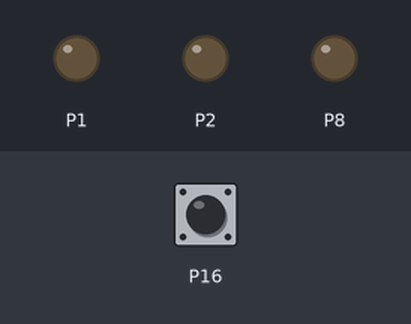
Bench run of a program on a simulated BBC micro:bit (MakeCode). Shown: output pins drawn as LEDs (lit = HIGH). The inputs (shaded band) are chosen by the test bench; at power-on: P16 LOW.

Above: at 1.2 s.
1.3 s: P16 pulled HIGH for 0.15 s
At 2.5 s:
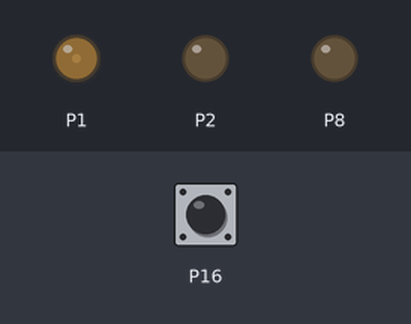
2.9 s: P16 pulled HIGH for 1 s
At 3.8 s:
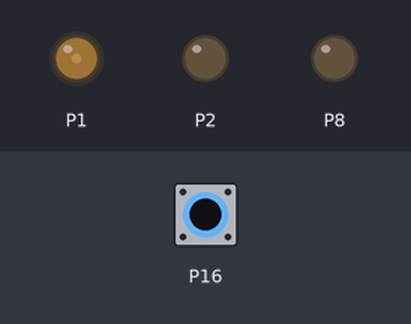
5.4 s: P16 pulled HIGH for 0.15 s
At 6.0 s:
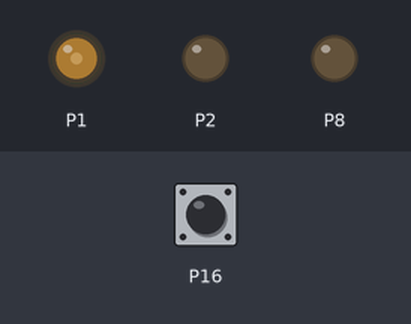
7.0 s: P16 pulsed HIGH 5 times (0.12 s each, 0.3 s apart)
At 9.6 s:
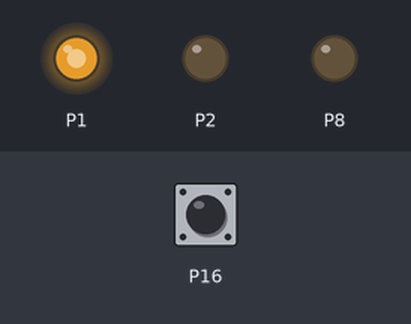
10.0 s: P16 pulsed HIGH 2 times (0.12 s each, 0.3 s apart)
At 10.6 s:
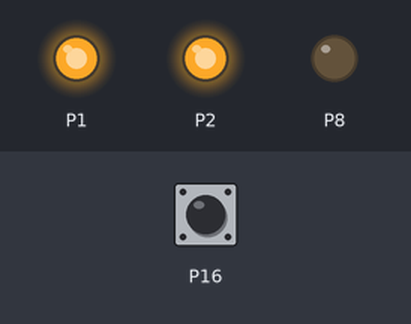
12.1 s: P16 pulled HIGH for 3.2 s
At 13.4 s:
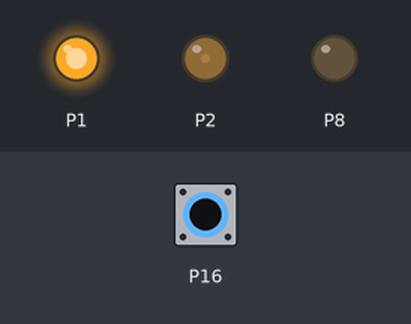
Timing chart, 0 to 15.1 s (numbered marks = the images above; inputs shaded):
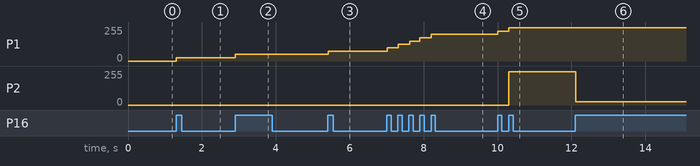

Measured:
- after the input at 1.3 s, P1: 0/255 → 25/255 at once
- after the input at 2.9 s, P1: 25/255 → 50/255 at once
- after the input at 5.4 s, P1: 50/255 → 75/255 at once
- after the input at 7.0 s, P1: moves from 75/255 to 199/255 over 1.2 s, starting at once
- after the input at 10.0 s, P1: 199/255 → 224/255 at once, → 249/255 0.30 s later; P2: 0/255 → 249/255 after 0.31 s
- after the input at 12.1 s, P2: 249/255 → 25/255 at once

The program:

main.ts
```typescript
let lumiere = 0
let état_actuel = 0
let état_passé = 0
basic.forever(function () {
    état_actuel = pins.digitalReadPin(DigitalPin.P16)
    if (état_actuel != état_passé && état_actuel == 1) {
        lumiere += 100
    }
    état_passé = état_actuel
    if (lumiere >= 0 && lumiere < 1000) {
        pins.analogWritePin(AnalogPin.P1, lumiere)
        pins.analogWritePin(AnalogPin.P2, 0)
        pins.analogWritePin(AnalogPin.P8, 0)
    } else if (lumiere > 1000 && lumiere < 2000) {
        pins.analogWritePin(AnalogPin.P1, lumiere)
        pins.analogWritePin(AnalogPin.P2, lumiere - 1000)
        pins.analogWritePin(AnalogPin.P8, 0)
    } else {
        pins.analogWritePin(AnalogPin.P1, lumiere)
        pins.analogWritePin(AnalogPin.P2, lumiere)
        pins.analogWritePin(AnalogPin.P8, lumiere - 1000)
    }
    if (lumiere >= 3000) {
        lumiere = 0
    }
})
basic.forever(function () {

})
```

test.ts
```typescript
// les tests vont ici ; cela ne sera pas compilé si ce paquet est utilisé en tant qu'extension.
```
